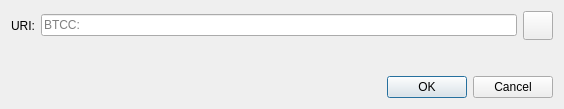
<?xml version="1.0" encoding="UTF-8"?>
<ui version="4.0">
 <class>OpenURIDialog</class>
 <widget class="QDialog" name="OpenURIDialog">
  <property name="geometry">
   <rect>
    <x>0</x>
    <y>0</y>
    <width>564</width>
    <height>109</height>
   </rect>
  </property>
  <property name="windowTitle">
   <string>Open BTCC URI</string>
  </property>
  <layout class="QVBoxLayout" name="verticalLayout">
   <item>
    <layout class="QHBoxLayout" name="horizontalLayout">
     <item>
      <widget class="QLabel" name="label">
       <property name="text">
        <string>URI:</string>
       </property>
      </widget>
     </item>
     <item>
      <widget class="QValidatedLineEdit" name="uriEdit">
       <property name="placeholderText">
        <string notr="true">BTCC:</string>
       </property>
      </widget>
     </item>
     <item>
      <widget class="QToolButton" name="pasteButton">
       <property name="toolTip">
        <string extracomment="Tooltip text for button that allows you to paste an address that is in your clipboard.">Paste address from clipboard</string>
       </property>
       <property name="text">
        <string/>
       </property>
       <property name="icon">
        <iconset resource="../bitcoin.qrc">
         <normaloff>:/icons/editpaste</normaloff>:/icons/editpaste
        </iconset>
       </property>
       <property name="iconSize">
        <size>
         <width>22</width>
         <height>22</height>
        </size>
       </property>
      </widget>
     </item>
    </layout>
   </item>
   <item>
    <spacer name="verticalSpacer">
     <property name="orientation">
      <enum>Qt::Vertical</enum>
     </property>
     <property name="sizeHint" stdset="0">
      <size>
       <width>20</width>
       <height>40</height>
      </size>
     </property>
    </spacer>
   </item>
   <item>
    <widget class="QDialogButtonBox" name="buttonBox">
     <property name="orientation">
      <enum>Qt::Horizontal</enum>
     </property>
     <property name="standardButtons">
      <set>QDialogButtonBox::Cancel|QDialogButtonBox::Ok</set>
     </property>
    </widget>
   </item>
  </layout>
 </widget>
 <customwidgets>
  <customwidget>
   <class>QValidatedLineEdit</class>
   <extends>QLineEdit</extends>
   <header>qt/qvalidatedlineedit.h</header>
  </customwidget>
 </customwidgets>
 <resources/>
 <connections>
  <connection>
   <sender>buttonBox</sender>
   <signal>accepted()</signal>
   <receiver>OpenURIDialog</receiver>
   <slot>accept()</slot>
   <hints>
    <hint type="sourcelabel">
     <x>248</x>
     <y>254</y>
    </hint>
    <hint type="destinationlabel">
     <x>157</x>
     <y>274</y>
    </hint>
   </hints>
  </connection>
  <connection>
   <sender>buttonBox</sender>
   <signal>rejected()</signal>
   <receiver>OpenURIDialog</receiver>
   <slot>reject()</slot>
   <hints>
    <hint type="sourcelabel">
     <x>316</x>
     <y>260</y>
    </hint>
    <hint type="destinationlabel">
     <x>286</x>
     <y>274</y>
    </hint>
   </hints>
  </connection>
 </connections>
</ui>
